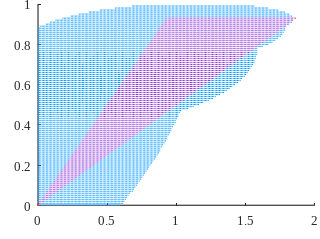

The MATLAB source for this figure: (Note: this script raises an error after producing the figure.)

% clc
% clear
x_axis=0:0.01:2;
y_axis=0:0.01:2;

m=size(x_axis,2);
n=size(y_axis,2);

u1=zeros(m*n,1);
u2=zeros(m*n,1);

min_u1=1000;
u2_max_set=0.93;

x1_1=zeros(m*n,1);
x2_1=zeros(m*n,1);

x1_2=zeros(m*n,1);
x2_2=zeros(m*n,1);

x1_3=zeros(m*n,1);
x2_3=zeros(m*n,1);


for i=1:m
    for j=1:n
        u1( (i-1)*n+j )=x_axis(i);
        u2( (i-1)*n+j )=y_axis(j);
    end
end

score=1;

% [1.49504534885141,9.14416891635604,3.02304921199904,0.905756902578500,0.956203619789844,7.64486875278753,3.49525009839326,0.454250329095063]
% x=[15.3410577512253,107.288300802618,1.72707387554316,47.4082292222562,67.3361105395089,115.426519424393,33.4516104440043,95.2614172393100,38.3018675063321,140.835140727798,86.5434498578030,2.26520342561447,55.2154552605688,34.8006382645027,77.9342079927754,93.1002205391334,1.49504534885141,9.14416891635604,3.02304921199904,0.905756902578500,0.956203619789844,7.64486875278753,3.49525009839326,0.454250329095063]
% x=[6.35504349333889,9.76888394967081,3.50881167941766,9.84408084422364,1.11772868963886,8.25184993353619,-1.16200388188252,4.19041902789315,-6.13032391242406,-2.18086228112858,3.93035495005178,-1.57573071714279,0.486000660772267,1.46977369720405,0.273649240802911,0.471644831133136,3.86360366100942,-8.82607470016464,-6.96452546535209,2.63919954054024]
% x=[4.06449866233603,6.83336453936770,3.03495280232523,4.43124911948346,1.54438216295130,7.34451314284119,-2.55156630663652,6.41259521558742,0.313130915947193,4.56647353905378,1.28383100951862,-0.581188258916014,3.03831778689711,6.34823427394752,2.56282828201837,4.54823140079128,0.791547015018065,6.78897886451943,3.79815104354238,-1.94244678728123]

% x=[4.04722487519295,6.48690614717158,2.82778714455755,4.27742777287156,1.65572471724162,7.28085391067915,-2.39620711550045,5.95270578179120,0.611854198308644,4.95306557014141,1.28766384872166,-0.247930097073971,3.02236762903377,5.60603244993623,2.55597646695641,4.42832174239781,0.517810032836157,6.70887898698777,3.33577753438104,-1.82738875749167]

% x=[4.07810610350883,6.50620772515071,2.91506142248865,4.42877110133528,1.62402909558525,7.39902795117964,-2.54372324089101,6.41806138914203,0.317007845882595,4.79817676488107,1.28888899842732,-0.580402137482966,3.01878275488986,5.57502981203391,2.56214419312493,4.44790179577532,0.798126903068990,6.79316392465243,3.79261384396638,-1.91932864037791]

x=[3.00480581781246,3.84725468733531,2.10123359430734,3.28333593248643,1.13867485787243,7.70255152430854,-2.66832335663452,5.02129996131631,2.15436229690837,6.76045742085188,1.06563493628433,2.86381208696337,3.69094046753804,6.50821790017272,5.16979561823945,3.07171222441002,0.735089510794274,8.06548305911655,4.18832405400446,-2.27305135840271]

is_valid=true;
max_x1=0;
max_u1=0;
max_u2=0;
h=1000;
  
for i=1:m*n
     P1=[x(1), -x(3)*h; 
       -x(4)*h, x(2)*h^2];
    P2=[x(5), -x(7)*h; 
       -x(8)*h, x(6)*h^2];
    P3=[x(9), -x(11)*h; 
       -x(12)*h, x(10)*h^2];
    P4=[x(13), -x(15)*h; 
       -x(16)*h, x(14)*h^2];
    P5=[x(17), -x(19)*h; 
       -x(20)*h, x(18)*h^2];
   
    P1S=(P1+P1')/2; P2S=(P2+P2')/2; P3S=(P3+P3')/2; P4S=(P4+P4')/2; P5S=(P5+P5')/2;
    P1S_eig=real(eig(P1S)); P2S_eig=real(eig(P2S)); P3S_eig=real(eig(P3S)); P4S_eig=real(eig(P4S)); P5S_eig=real(eig(P5S));
    
    M1=[u1(i)-1,h; (u2(i)-1)/h,1];
    
    DV1=-(M1'*P1*M1-P1);
    DV2=-(M1'*P2*M1-P2);
    DV3=-(M1'*P3*M1-P3);
    DV4=-(M1'*P4*M1-P4);
    DV5=-(M1'*P5*M1-P5);
    
    DV1S=(DV1+DV1')/2;  DV2S=(DV2+DV2')/2;  DV3S=(DV3+DV3')/2;  DV4S=(DV4+DV4')/2; DV5S=(DV5+DV5')/2;
    DV1S_eig=real(eig(DV1S)); DV2S_eig=real(eig(DV2S)); DV3S_eig=real(eig(DV3S)); DV4S_eig=real(eig(DV4S)); DV5S_eig=real(eig(DV5S));
       
    if((DV1S_eig(1)>0 && DV1S_eig(2)>0 && P1S_eig(1)>0 && P1S_eig(2)>0)||...
       (DV2S_eig(1)>0 && DV2S_eig(2)>0 && P2S_eig(1)>0 && P2S_eig(2)>0)||...
       (DV3S_eig(1)>0 && DV3S_eig(2)>0 && P3S_eig(1)>0 && P3S_eig(2)>0)||...
       (DV4S_eig(1)>0 && DV4S_eig(2)>0 && P4S_eig(1)>0 && P4S_eig(2)>0)||...
       (DV5S_eig(1)>0 && DV5S_eig(2)>0 && P5S_eig(1)>0 && P5S_eig(2)>0)) &&...
       ~((u1(i)>=0 && u1(i)<=2 && u2(i)>=0 && u2(i)<=u2_max_set) && (u2(i)>=u1(i)/2 && u2(i)<=u1(i)))
        x1_1(i)=u1(i); x2_1(i)=u2(i);
    else
        x1_1(i)=0; x2_1(i)=0;
    end       
    
    if (((u1(i)>=0 && u1(i)<2 && u2(i)>=0 && u2(i)<=u2_max_set) && (u2(i)>=u1(i)/2 && u2(i)<=u1(i)))&&...
         ((DV1S_eig(1)>0 && DV1S_eig(2)>0 && P1S_eig(1)>0 && P1S_eig(2)>0)||...
           (DV2S_eig(1)>0 && DV2S_eig(2)>0 && P2S_eig(1)>0 && P2S_eig(2)>0)||...
           (DV3S_eig(1)>0 && DV3S_eig(2)>0 && P3S_eig(1)>0 && P3S_eig(2)>0)||...
           (DV4S_eig(1)>0 && DV4S_eig(2)>0 && P4S_eig(1)>0 && P4S_eig(2)>0)||...
           (DV5S_eig(1)>0 && DV5S_eig(2)>0 && P5S_eig(1)>0 && P5S_eig(2)>0)) && (u1(i)~=0 && u2(i)~=0))
       x1_2(i)=u1(i); x2_2(i)=u2(i);
    else
       x1_2(i)=0; x2_2(i)=0;
    end

    if (((u1(i)>=0 && u1(i)<2 && u2(i)>=0 && u2(i)<=u2_max_set) && (u2(i)>= u1(i)/2 && u2(i)<=u1(i)))&&...
         ~((DV1S_eig(1)>0 && DV1S_eig(2)>0 && P1S_eig(1)>0 && P1S_eig(2)>0)||...
           (DV2S_eig(1)>0 && DV2S_eig(2)>0 && P2S_eig(1)>0 && P2S_eig(2)>0)||...
           (DV3S_eig(1)>0 && DV3S_eig(2)>0 && P3S_eig(1)>0 && P3S_eig(2)>0)||...
           (DV4S_eig(1)>0 && DV4S_eig(2)>0 && P4S_eig(1)>0 && P4S_eig(2)>0)||...
           (DV5S_eig(1)>0 && DV5S_eig(2)>0 && P5S_eig(1)>0 && P5S_eig(2)>0)) && (u1(i)~=0 && u2(i)~=0))
        x1_3(i)=u1(i); x2_3(i)=u2(i);
        if (u1(i)<min_u1)
            min_u1=u1(i);
        end 
    else
        x1_3(i)=0; x2_3(i)=0;
    end
    
end


% set(gcf,'position',[600,40,468,350],'PaperPositionMode','auto');
set(gcf,'position',[600,40,321,240],'PaperPositionMode','auto');
set(gcf,'color','w');

figure(1)
set(gca,'Position',[0.118503118503119 0.144444444444444 0.862785862785862 0.838888888888889]);
p1_axis = gca; 
scatter(x1_1,x2_1,0.1,...
                    'LineWidth',0.01,...  
                    'DisplayName','$ \mathcal K $',...
                    'MarkerEdgeColor',[0.0745098039215686 0.623529411764706 1],...
                    'MarkerFaceColor',[0.0745098039215686 0.623529411764706 1] ); 
hold on
scatter(x1_2,x2_2,0.1,...
                    'LineWidth',0.1,...  
                    'DisplayName','$ \mathcal M $',...
                    'MarkerEdgeColor',[0.568627450980392 0.258823529411765 0.858823529411765],...
                    'MarkerFaceColor',[0.568627450980392 0.258823529411765 0.858823529411765] ); 
hold on
scatter(x1_3,x2_3,0.1,...
                    'LineWidth',0.01,...
                    'DisplayName','$ \mathcal K_M $',...
                    'MarkerEdgeColor',[1 0.2 0.1],...
                    'MarkerFaceColor',[1 0.2 0.1] );

% line([0,1.85],[0.95,0.95],'color','k','linestyle','--','Marker','v');
% hold on
% line([1.85,1.85],[0,0.95],'color','k','linestyle','--','Marker','v'); 
% hold on
set(gca,'Linewidth',0.8,'FontSize',9,'FontName','Times New Roman','FontWeight','light');
xlabel('$ {{\hat{u}}_{1,k}} $','Interpreter','latex');
ylabel('$ {{\hat{u}}_{2,k}} $','Interpreter','latex');


% zone figure
set(groot,'defaultAxesLineStyleOrder','remove','defaultAxesColorOrder','remove');
subp1=axes('Position',[0.529595015576324 0.252380952380953 0.379942487419125 0.280952380952381]);
axes(subp1);            
scatter(x1_1,x2_1,0.1,...
                    'LineWidth',0.01,...  
                    'DisplayName','$ \mathcal K $',...
                    'MarkerEdgeColor',[0.0745098039215686 0.623529411764706 1],...
                    'MarkerFaceColor',[0.0745098039215686 0.623529411764706 1] ); 
hold on
scatter(x1_2,x2_2,0.1,...
                    'LineWidth',0.1,...  
                    'DisplayName','$ \mathcal M $',...
                    'MarkerEdgeColor',[0.568627450980392 0.258823529411765 0.858823529411765],...
                    'MarkerFaceColor',[0.568627450980392 0.258823529411765 0.858823529411765] ); 
hold on
scatter(x1_3,x2_3,0.1,...
                    'LineWidth',0.01,...
                    'DisplayName','$ \mathcal K_M $',...
                    'MarkerEdgeColor',[1 0.2 0.1],...
                    'MarkerFaceColor',[1 0.2 0.1] );
set(subp1,'xlim',[1.6 1.9]);
set(subp1,'Linewidth',0.8,'FontSize',8,'FontName','Times New Roman','FontWeight','light');
line([1.5,1.84],[0.95,0.95],'color','k','linestyle','--','Marker','v');
hold on
line([1.84,1.84],[0.95,0.7],'color','k','linestyle','--','Marker','v'); 
grid on;

annotation(figure(1),'textbox',...
    [0.836367106288986 0.260552451893233 0.000255814708945534 0.000403476101800193],...
    'String',{'1.84'},...
    'FontSize',8,...
    'FontName','Times New Roman',...
    'FitBoxToText','off');

annotation(figure(1),'textbox',...
    [0.430961700883591 0.532774674115455 0.000255814708945534 0.000403476101800249],...
    'String','0.95',...
    'FontSize',8,...
    'FontName','Times New Roman',...
    'FitBoxToText','off');

legend1 = legend(p1_axis,'show');
set(legend1,...
    'Box','on',...
    'Interpreter','latex',...
    'Position',[0.165061020949637 0.6625 0.211612266086015 0.195833333333333]);